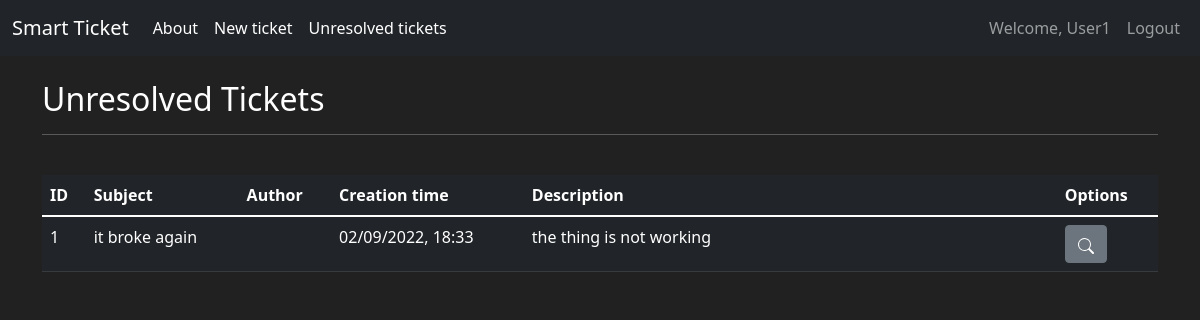
Page /ticket_list (signed in) on the earlier database version.
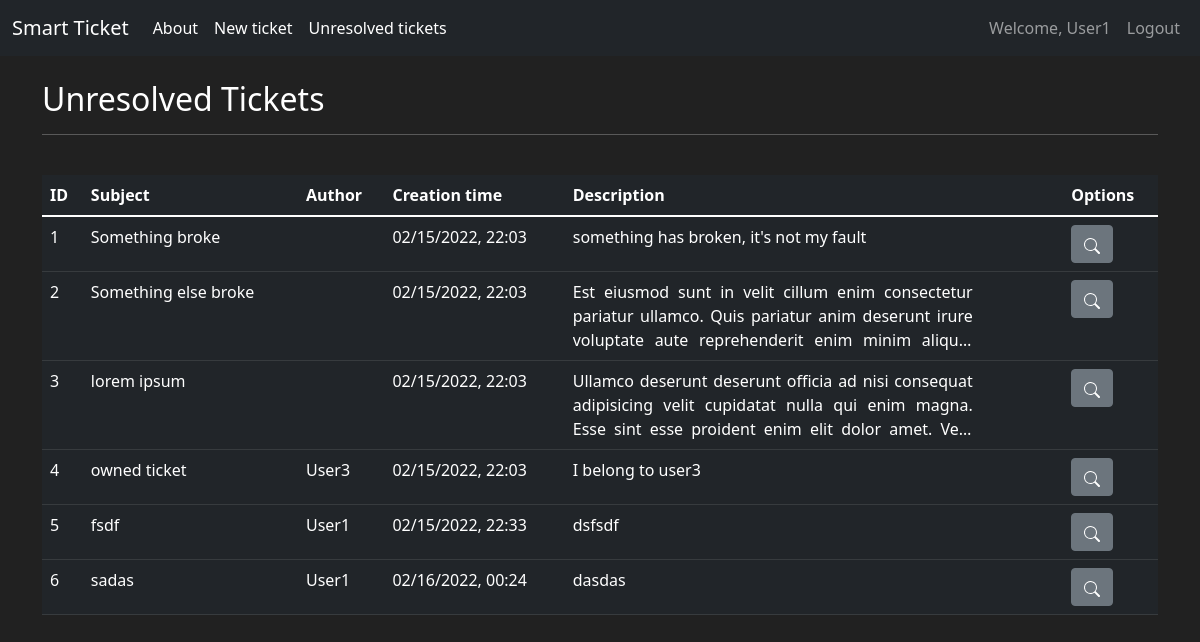
Same page on the later database version.
### smart_ticket/models.py (models this page shows, shortened)
class User(db.Model, UserMixin):
    id = db.Column(db.Integer(),primary_key = True)
    creation_time = db.Column(db.DateTime(),nullable=False, default = datetime.now())
    username = db.Column(db.String(length = 30), nullable=False, unique = True)
    email = db.Column(db.String(length = 30), nullable=False, unique = True)
    password_hash = db.Column(db.String(length = 50), nullable=False, unique = True)
    created_tickets = db.relationship('Ticket',backref='author', lazy=True)
    @property
    def password(self):
        return self.password_hash

class Ticket(db.Model):
    id = db.Column(db.Integer(),primary_key = True)
    subject = db.Column(db.String(length=30), nullable=False)
    issue_description = db.Column(db.Text(length=2500))
    creation_time = db.Column(db.DateTime(),nullable=False, default = datetime.now())
    author_id = db.Column(db.Integer(), db.ForeignKey('user.id'), nullable=True)
    is_solved = db.Column(db.Boolean(), nullable=False, default = False)
    log_messages = db.relationship('TicketLogMessage',backref='ticket', lazy=True)

### smart_ticket/routes.py (the view)
@app.route('/ticket_list')
@login_required
def ticket_list_page():
    unresolved_tickets = Ticket.query.filter_by(is_solved = False).order_by(Ticket.creation_time)
    return render_template('ticket_list.html', tickets = unresolved_tickets)

### smart_ticket/models.py (called while the page is built)
@login_manager.user_loader
def load_user(user_id):
    return User.query.get(int(user_id))

### smart_ticket/routes.py (called while the page is built)
@app.template_filter('format_time')
def format_time(timestamp):
    return timestamp.strftime("%m/%d/%Y, %H:%M")

### smart_ticket/templates/ticket_list.html (shortened to what this page needs)
{% extends 'base.html' %}
{% block content %}
<div class="container">
    <br>
    <h2>Unresolved Tickets</h2>
    <hr>
    <br>
    <table class="table table-hover table-dark">
        <thead>
            <tr>
                <th scope="col">ID</th>
                <th scope="col">Subject</th>
                <th scope="col">Author</th>
                <th scope="col">Creation time</th>
                <th scope="col">Description</th>
                <th scope="col">Options</th>
            </tr>
        </thead>
        <tbody>
            {% for ticket in tickets %}
            <tr>
                <td>{{ticket.id}}</td>
                <td>{{ticket.subject}}</td>
                <td>{{ticket.author.username}}</td>
                <td>{{ticket.creation_time |format_time}}</td>
                <td style = "text-align:justify">
                    <div class="text-truncate-container">
                        <p class="text-truncate-container p-0 m-0">
                        {{ticket.issue_description}}
                        </p>
                    </div>
                </td>
                <td>
                    <a href = "{{url_for('ticket_detail_page', id=ticket.id)}}" title="Detail">
                        <button type="button" class="btn btn-secondary">
                        </button>
                    </a>
                </td>
            </tr>
            {% endfor %}
        </tbody>
    </table>
</div>
{% endblock content %}

### smart_ticket/templates/base.html (shortened to what this page needs)
<!doctype html>
<html lang="en">
  <head>
    <link href="https://cdn.jsdelivr.net/npm/bootstrap@5.1.3/dist/css/bootstrap.min.css" rel="stylesheet">
  </head>
  <body>
    <nav class="navbar navbar-expand-md  navbar-dark bg-dark">
      <div class="container-fluid">
        <a class="navbar-brand" href="{{ url_for('home_page') }}">Smart Ticket</a>
        <div class="collapse navbar-collapse" id="navbarSupportedContent">
          <ul class="navbar-nav me-auto mb-2 mb-lg-0">
            <li class="nav-item">
              <a class="nav-link active" href="{{ url_for('about_page') }}">About</a>
            </li>
            <li class="nav-item">
              <a class="nav-link active" aria-current="page" href="{{ url_for('create_ticket_page')}}">New ticket</a>
            </li>
            {% if current_user.is_authenticated %}
            <li class="nav-item">
              <a class="nav-link active" href="{{ url_for('ticket_list_page') }}">Unresolved tickets</a>
            </li>
            {% endif %}
          </ul>
          <ul class="navbar-nav ml-auto">
            {% if current_user.is_authenticated %}
            <li class="nav-item">
              <a class="nav-link">Welcome, {{ current_user.username }}</a>
            </li>
            <li class="nav-item">
              <a class="nav-link" href="{{ url_for('logout_page') }}">Logout</a>
            </li>
            {% else %}
            <li class="nav-item">
              <a class="nav-link" href="{{ url_for('login_page') }}">Login</a>
            </li>
            <li class="nav-item">
              <a class="nav-link" href="{{ url_for('registration_page') }}">Register</a>
            {% endif %}
          </ul>
        </div>
      </div>
    </nav>
    <div class="container-fluid">
      {% block content %}
      {% endblock %}
    </div>
  </body>
</html>

### smart_ticket/templates/ticket_list.html (style rules this page uses)
.text-truncate-container { width: 400px; }
.text-truncate-container p { -webkit-line-clamp: 3; display: -webkit-box; -webkit-box-orient: vertical; overflow: hidden; }

### smart_ticket/templates/base.html (style rules this page uses)
body { background-color: #212121; color: white }

Differences in the rows shown:
changed Ticket id 1: subject "it broke again" → "Something broke"; creation_time "02/09/2022, 18:33" → "02/15/2022, 22:03"; issue_description "the thing is not working" → "something has broken, it's not my fault"
added Ticket: id "2", subject "Something else broke", creation_time "02/15/2022, 22:03", issue_description "Est eiusmod sunt in velit cillum enim consectetur pariatur ullamco. Quis pariatur anim deserunt irure voluptate aute reprehenderit enim minim…"
added Ticket: id "3", subject "lorem ipsum", creation_time "02/15/2022, 22:03", issue_description "Ullamco deserunt deserunt officia ad nisi consequat adipisicing velit cupidatat nulla qui enim magna. Esse sint esse proident enim elit dolor amet.…"
added Ticket: id "4", subject "owned ticket", author.username "User3", creation_time "02/15/2022, 22:03", issue_description "I belong to user3"
added Ticket: id "5", subject "fsdf", author.username "User1", creation_time "02/15/2022, 22:33", issue_description "dsfsdf"
added Ticket: id "6", subject "sadas", author.username "User1", creation_time "02/16/2022, 00:24", issue_description "dasdas"
